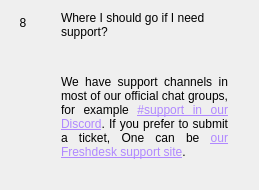
                  <widget class="QWidget" name="widgetFaq8" native="true">
                   <layout class="QHBoxLayout" name="horizontalpage_8" stretch="0,1">
                    <item alignment="Qt::AlignTop">
                     <widget class="QLabel" name="labelNumber8">
                      <property name="minimumSize">
                       <size>
                        <width>24</width>
                        <height>24</height>
                       </size>
                      </property>
                      <property name="maximumSize">
                       <size>
                        <width>16777215</width>
                        <height>24</height>
                       </size>
                      </property>
                      <property name="text">
                       <string>8</string>
                      </property>
                      <property name="alignment">
                       <set>Qt::AlignCenter</set>
                      </property>
                     </widget>
                    </item>
                    <item>
                     <layout class="QVBoxLayout" name="verticalLayoutpage_8">
                      <property name="leftMargin">
                       <number>20</number>
                      </property>
                      <property name="rightMargin">
                       <number>20</number>
                      </property>
                      <item>
                       <widget class="QLabel" name="labelSubtitle8">
                        <property name="text">
                         <string>Where I should go if I need support?</string>
                        </property>
                        <property name="wordWrap">
                         <bool>true</bool>
                        </property>
                       </widget>
                      </item>
                      <item>
                       <spacer name="verticalSpacer_80">
                        <property name="orientation">
                         <enum>Qt::Vertical</enum>
                        </property>
                        <property name="sizeType">
                         <enum>QSizePolicy::Fixed</enum>
                        </property>
                        <property name="sizeHint" stdset="0">
                         <size>
                          <width>20</width>
                          <height>30</height>
                         </size>
                        </property>
                       </spacer>
                      </item>
                      <item>
                       <widget class="QLabel" name="labelContent8">
                        <property name="text">
                         <string>
                           &lt;html&gt;&lt;head/&gt;&lt;body&gt;&lt;p align=&quot;justify&quot;&gt;
                           We have support channels in most of our official chat groups, for example
                           &lt;a style='color: #b088ff' href='https://Discord.PLUTUS.com'&gt;
                           #support in our Discord&lt;/a&gt;.
                           If you prefer to submit a ticket, One can be
                           &lt;a style='color: #b088ff' href='https://PLUTUS.FreshDesk.com'&gt;
                           our Freshdesk support site&lt;/a&gt;.
                           &lt;/p&gt;&lt;/body&gt;&lt;/html&gt;
                         </string>
                        </property>
                        <property name="alignment">
                         <set>Qt::AlignLeading|Qt::AlignLeft|Qt::AlignTop</set>
                        </property>
                        <property name="wordWrap">
                         <bool>true</bool>
                        </property>
                       </widget>
                      </item>
                      <item>
                       <spacer name="verticalSpacer_81">
                        <property name="orientation">
                         <enum>Qt::Vertical</enum>
                        </property>
                        <property name="sizeHint" stdset="0">
                         <size>
                          <width>20</width>
                          <height>20</height>
                         </size>
                        </property>
                       </spacer>
                      </item>
                     </layout>
                    </item>
                   </layout>
                  </widget>
